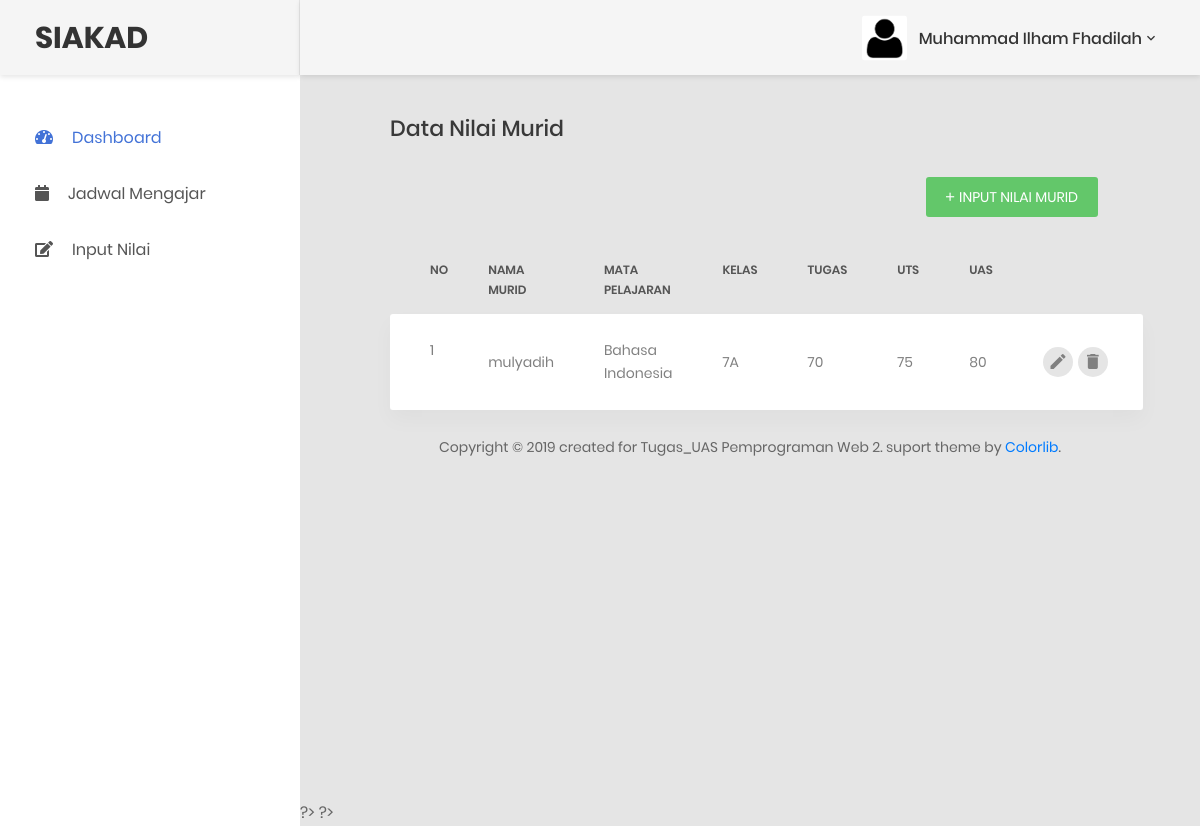
The app's page /guru/input_nilai.php (signed in) with its own data.
### tables this page shows
CREATE TABLE `nilai` (
  `id` int(11) NOT NULL,
  `nis` varchar(12) NOT NULL,
  `id_mapel` int(11) NOT NULL,
  `tugas` int(11) NOT NULL,
  `uts` int(3) NOT NULL,
  `uas` int(11) NOT NULL
);

CREATE TABLE `murid` (
  `nis` varchar(12) NOT NULL,
  `nama` varchar(100) NOT NULL,
  `password` varchar(255) NOT NULL,
  `alamat` varchar(200) NOT NULL,
  `email` varchar(100) NOT NULL,
  `notlpn` varchar(13) NOT NULL,
  `id_kelas` int(11) NOT NULL
);

CREATE TABLE `mapel` (
  `id` int(11) NOT NULL,
  `nip` varchar(13) NOT NULL,
  `nama` varchar(50) NOT NULL,
  `id_kelas` int(11) NOT NULL
);

CREATE TABLE `kelas` (
  `id` int(11) NOT NULL,
  `no_kelas` varchar(5) NOT NULL
);

### guru/input_nilai.php (the view, shortened to what this page needs)
<?php
    include('../template/header.php');
?>
<div class="row">
    <div class="col-md-12">
        <h3 class="title-5 m-b-35">Data Nilai Murid</h3>
        <div class="table-data__tool">
            <div class="table-data__tool-left">
                </div>
            <div class="table-data__tool-right">
                <button class="au-btn au-btn-icon au-btn--green au-btn--small" data-toggle="modal" data-target="#exampleModal">
                    <i class="zmdi zmdi-plus"></i>input Nilai Murid</button>
            </div>
        </div>
        <div class="table-responsive table-responsive-data2">
            <table class="table table-data2">
                <thead>
                    <tr>
                        <th>No</th>
                        <th>Nama Murid</th>
                        <th>Mata Pelajaran</th>
                        <th>Kelas</th>
                        <th>Tugas</th>
                        <th>UTS</th>
                        <th>UAS</th>
                        <th></th>
                    </tr>
                </thead>
                <tbody>
                    <?php
                    include('../koneksi.php');
                    $id = $_SESSION['nip'];
                    $no=1;
                    $sql="SELECT a.id as id, a.tugas as tugas, a.uts as uts, a.uas as uas, b.nama as mapel, c.no_kelas as kelas, d.nama as murid from nilai a join mapel b on a.id_mapel=b.id join kelas c on b.id_kelas=c.id join murid d on a.nis=d.nis where b.nip='$id' ";
                    $query = mysqli_query($koneksi,$sql);
                    if(mysqli_num_rows($query) > 0){
                        while($hasil = mysqli_fetch_array($query)){?>
                            <tr class="tr-shadow">
                                <td> <?= $no; ?> </td>
                                <td><?= $hasil['murid'];?></td>
                                <td><?= $hasil['mapel'];?></td>
                                <td><?= $hasil['kelas'];?></td>
                                <td><?= $hasil['tugas'];?></td>
                                <td><?= $hasil['uts'];?></td>
                                <td><?= $hasil['uas'];?></td>
                                <td>
                                    <div class="table-data-feature">
                                        <button class="item" data-toggle="modal" data-target="#edit<?= $hasil['id'];?>" data-placement="top" title="Ubah">
                                            <i class="zmdi zmdi-edit"></i>
                                        </button>
                                        <button class="item" data-toggle="modal" data-target="#hapus<?= $hasil['id'];?>" data-placement="top" title="Hapus">
                                            <i class="zmdi zmdi-delete"></i>
                                        </button>
                                    </div>
                                </td>
                            </tr>
                            <tr class="spacer"></tr>
                        <?php $no++; }} else{?>
                        <th colspan="8" class="text-center">Data Belum Di Input</th>
                        <?php } ?>
                </tbody>
            </table>
        </div>
    </div>
</div>
<?php  include('../template/footer1.php'); ?>
<?php
    $sql="SELECT a.id as id, a.tugas as tugas, a.uts as uts, a.uas as uas, b.nama as mapel, c.no_kelas as kelas, d.nama as murid from nilai a join mapel b on a.id_mapel=b.id join kelas c on b.id_kelas=c.id join murid d on a.nis=d.nis where b.nip='$id' ";
    $query = mysqli_query($koneksi,$sql);
    while($edit = mysqli_fetch_array($query)){?>
?>
     <?php } ?>
<?php
    $sql="SELECT a.id as id, a.tugas as tugas, a.uts as uts, a.uas as uas, b.nama as mapel, c.no_kelas as kelas, d.nama as murid from nilai a join mapel b on a.id_mapel=b.id join kelas c on b.id_kelas=c.id join murid d on a.nis=d.nis where b.nip='$id' ";
    $query = mysqli_query($koneksi,$sql);
    while($hapus = mysqli_fetch_array($query)){?>
?>
     <?php } ?>
<?php  include('../template/footer.php'); ?>

### records on screen
nilai: nis.nama "mulyadih", id_mapel.nama "Bahasa Indonesia", kelas.no_kelas "7A", tugas "70", uts "75", uas "80"

### other values on screen
$_SESSION['nama'] "Muhammad Ilham Fhadilah"
